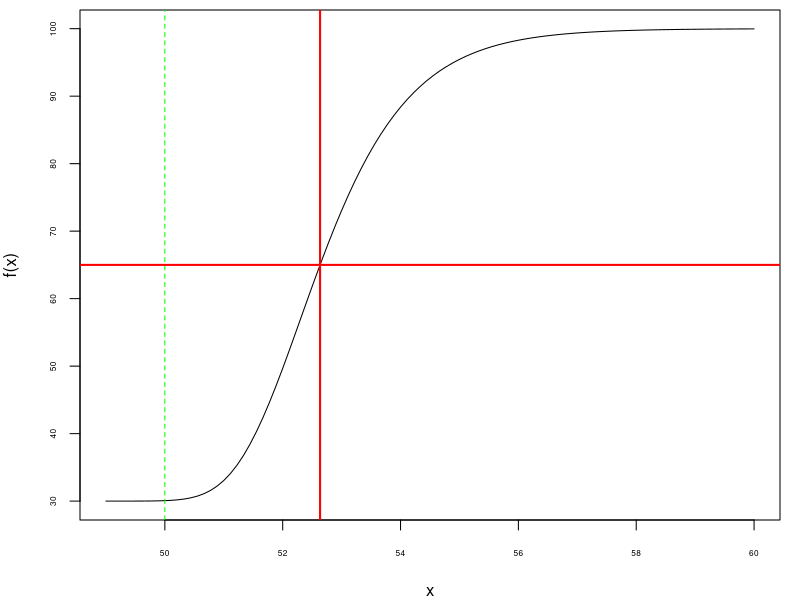
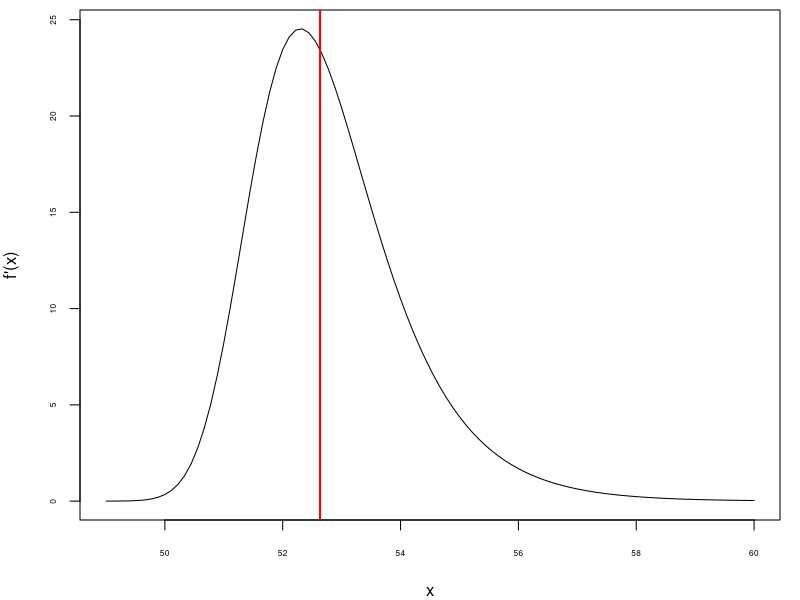
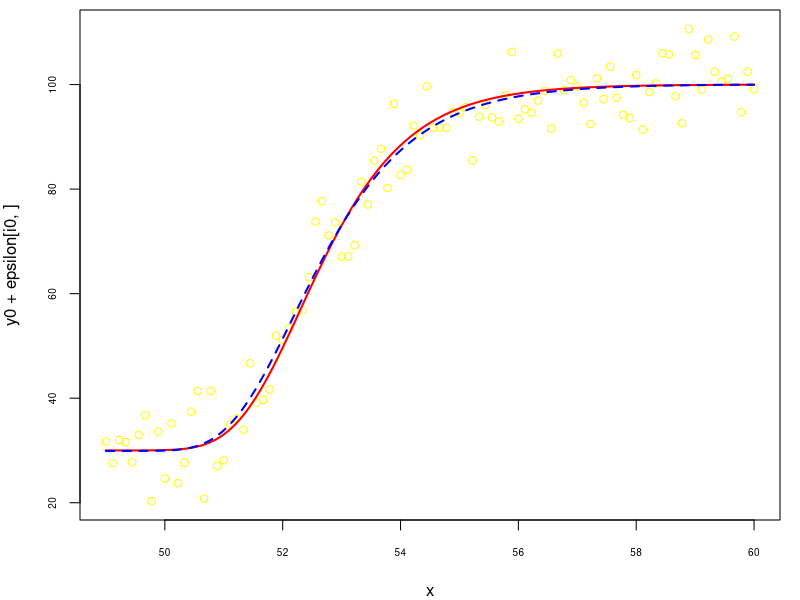

The R source for these figures, in order:
## ---- chunk 1
knitr::opts_chunk$set(echo = TRUE, fig.path = "./figures/5pl-", 
                      fig.width = 3.5, fig.align = "center")
## ---- chunk 2
n <- 100
x <- seq(49, 60, length.out = n)
A <- 30; D <- 100; B <- 1; C <- 50; S <- 10
f <- function(x) A + (D-A) / (1 + exp(B*(C-x)))^S
y0 <- f(x) 
par(mar = c(4, 4, 0.5, 1))
plot(x, y0, type = "l", cex.axis = 0.5, ylab = "f(x)")
abline(v = C, col = "green", lty = "dashed")
( xmid <- C - log(2^(1/S) - 1)/B )
abline(v = xmid, col = "red", lwd = 2) 
abline(h = (A+D)/2, col = "red", lwd = 2)
## ---- chunk 3
library(numDeriv)
df <- grad(f, x)
par(mar = c(4, 4, 0.5, 1))
plot(x, df, type = "l", cex.axis = 0.5, ylab="f'(x)")
abline(v = xmid, col = "red", lwd = 2) 
## ---- chunk 4
getInitial1 <- function(x, y){
  s <- getInitial(y ~ SSfpl(x, A, D, xmid, inverseB),
             data = data.frame(x = x, y = y))
  c(A = s[["A"]], 
    B = 1/s[["inverseB"]], 
    xmid = s[["xmid"]], 
    D = s[["D"]], 
    S = 1)
}
## ---- chunk 5
getInitial2 <- function(x, y){
  NAs <- union(which(is.na(x)), which(is.na(y)))
  if(length(NAs)){
    x <- x[-NAs]
    y <- y[-NAs]
  }
  low_init <- min(y)
  high_init <- max(y)
  minmax <- c(which(y == low_init), which(y == high_init))
  X <- cbind(1, x[-minmax])
  Y <- log((high_init-y[-minmax])/(y[-minmax]-low_init))
  fit <- lm.fit(x = X, y = Y)
  b_init <- fit$coefficients[[2]]
  xmid_init <- -fit$coefficients[[1]] / b_init
  if(b_init < 0){
    b_init <- -b_init
    A <- low_init
    D <- high_init
  }else{
    A <- high_init
    D <- low_init
  }
  c(A = A, B = b_init, xmid = xmid_init, D = D, S = 1)
}
## ---- chunk 6
getInitial5PL <- function(x, y){
  tryCatch({
    getInitial1(x, y)
  }, error = function(e){
    getInitial2(x, y)
  })
}
## ---- chunk 7
library(minpack.lm)
fit5pl <- function(x, y){
  startingValues <- getInitial5PL(x, y)
  fit <- tryCatch({
    nlsLM(
      y ~ A + (D-A)/(1 + exp(log(2^(1/S)-1) + B*(xmid-x)))^S,
      data = data.frame(x = x, y = y),
      start = startingValues,
      lower = c(-Inf, 0, -Inf, -Inf, 0),
      control = nls.lm.control(maxiter = 1024, maxfev=10000))
  }, error = function(e){
    paste0("Failure of model fitting: ", e$message)
  })
  if(class(fit) == "nls" && fit[["convInfo"]][["isConv"]]){
    fit
  }else if(class(fit) == "nls" && !fit[["convInfo"]][["isConv"]]){
    "Convergence not achieved"
  }else{ # in this case, 'fit' is the error message
    fit
  }
}
## ---- chunk 8
set.seed(666)
nsims <- 25
epsilon <- matrix(rnorm(nsims*n, 0, 5), nrow = nsims, ncol = n)
estimates <- matrix(NA_real_, nrow = nsims, ncol = 5)
colnames(estimates) <- c("A", "B", "xmid", "D", "S")
for(i in 1:nsims){
  fit <- fit5pl(x, y0 + epsilon[i,])
  if(class(fit) == "nls"){
    estimates[i, ] <- coef(fit)
  }else{
    estimates[i, ] <- c(NaN, NaN, NaN, NaN, NaN)
  }
}
summary(estimates)
## ---- chunk 9
i0 <- match(max(estimates[, "S"]), estimates[, "S"])
estimates[i0, ]
# sample
par(mar = c(4, 4, 0.5, 1))
plot(x, y0 + epsilon[i0, ], col = "yellow", cex.axis = 0.6)
# true curve
curve(A + (D-A)/(1 + exp(log(2^(1/S)-1) + B*(xmid-x)))^S, 
      add = TRUE, col = "red", lwd = 2)
# fitted curve
with(as.list(estimates[i0, ]), 
     curve(A + (D-A)/(1 + exp(log(2^(1/S)-1) + B*(xmid-x)))^S, 
           add = TRUE, col = "blue", lwd = 2, lty = "dashed")
)
## ---- chunk 10
fit <- fit5pl(x, y0 + epsilon[i0,])
summary(fit)
